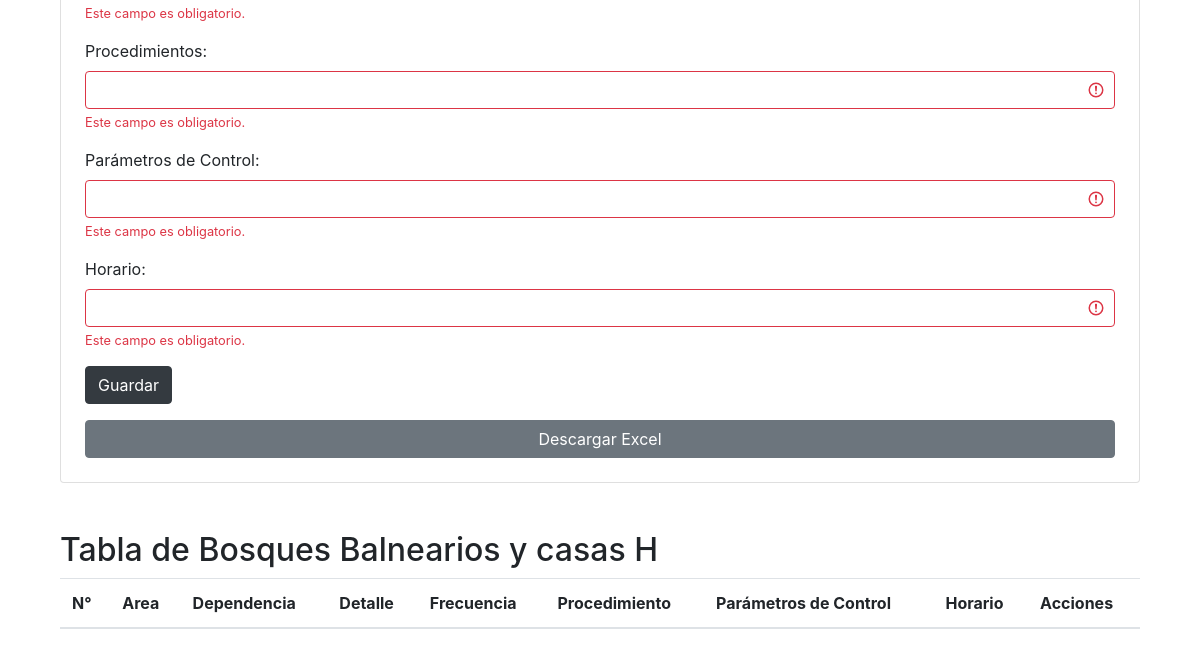
The app's page /balnearios/ (lower part), older data.
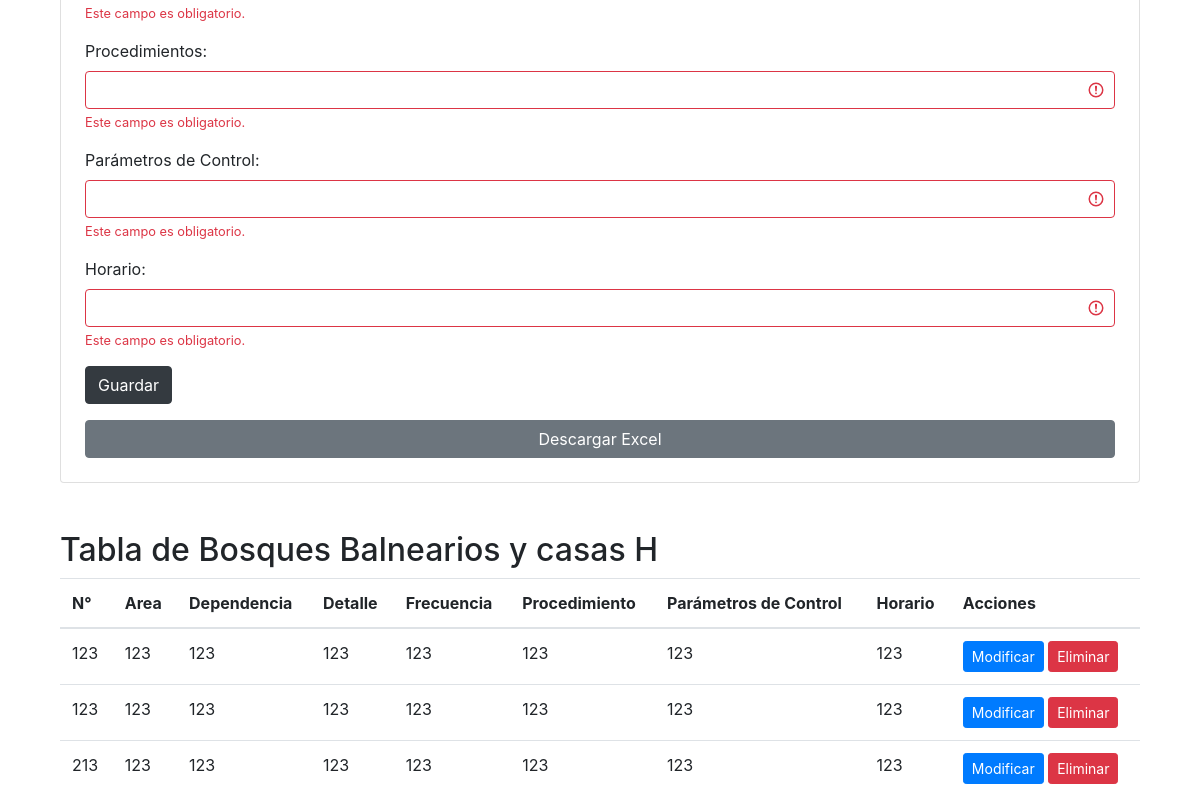
The same page, newer data.
### catalog/models.py (models this page shows, shortened)
class Balnearios(models.Model):
    numero = models.IntegerField()
    area = models.CharField(max_length=100, default='')
    dependencia = models.CharField(max_length=100)
    detalle = models.TextField()
    frecuencia = models.CharField(max_length=100)
    procedimientos = models.TextField()
    parametro_control = models.CharField(max_length=100)
    horario = models.CharField(max_length=100)
    class Meta:
        db_table = 'balnearios'

### catalog/views.py (the view)
# urls.py: path('balnearios/', views.balnearios, name='balnearios'),
def balnearios(request):
    if request.method == 'POST':
        form = BalneariosForm(request.POST, request.FILES)
        if form.is_valid():
            form.save()
            messages.success(request, 'Datos ingresados correctamente')
            return redirect('balnearios')
        else:
            messages.error(request, 'Error al ingresar los datos. Por favor, revise los datos ingresados.')
    else:
        form = BalneariosForm()
    balnearios = Balnearios.objects.all()
    return render(request, 'Instalaciones/Bosques/Balnearios-y-casas-H.html', {'form': form, 'balnearios': balnearios})

### catalog/forms.py
class BalneariosForm(forms.ModelForm):
    class Meta:
        model = Balnearios
        fields = '__all__'

### Templates/Instalaciones/Bosques/Balnearios-y-casas-H.html (shortened to what this page needs)
{% extends 'base.html' %}
{% block content %}
<div class="container">
    <div class="card p-4">
        <form method="post">
            <div class="form-group">
                <div class="invalid-feedback">Este campo es obligatorio.</div>
            </div>
            <div class="form-group">
                <label for="procedimientos">Procedimientos:</label>
                <input type="text" class="form-control is-invalid" id="procedimientos" name="procedimientos">
                <div class="invalid-feedback">Este campo es obligatorio.</div>
            </div>
            <div class="form-group">
                <label for="parametro_control">Parámetros de Control:</label>
                <input type="text" class="form-control is-invalid" id="parametro_control" name="parametro_control">
                <div class="invalid-feedback">Este campo es obligatorio.</div>
            </div>
            <div class="form-group">
                <label for="horario">Horario:</label>
                <input type="text" class="form-control is-invalid" id="horario" name="horario">
                <div class="invalid-feedback">Este campo es obligatorio.</div>
            </div>
            <button type="submit" class="btn btn-dark">Guardar</button>
        </form>
        <a href="{% url 'descargar_excel' %}" class="btn btn-secondary mt-3">Descargar Excel</a>
    </div>
</div>
<div class="container mt-5">
    <h2>Tabla de Bosques Balnearios y casas H</h2>
    <table class="table">
        <thead>
            <tr>
                <th scope="col">N°</th>
                <th scope="col">Area</th>
                <th scope="col">Dependencia</th>
                <th scope="col">Detalle</th>
                <th scope="col">Frecuencia</th>
                <th scope="col">Procedimiento</th>
                <th scope="col">Parámetros de Control</th>
                <th scope="col">Horario</th>
                <th scope="col">Acciones</th>
            </tr>
        </thead>
        <tbody>
            {% for dato in balnearios %}
            <tr>
                <td>{{ dato.numero }}</td>
                <td>{{ dato.area}}</td>
                <td>{{ dato.dependencia }}</td>
                <td>{{ dato.detalle }}</td>
                <td>{{ dato.frecuencia }}</td>
                <td>{{ dato.procedimientos }}</td>
                <td>{{ dato.parametro_control }}</td>
                <td>{{ dato.horario }}</td>
                <td>
                    <button class="btn btn-primary btn-sm" onclick="window.location.href=''">Modificar</button>
                    <form method="post" action="{% url 'eliminar_dato' dato.id %}" style="display: inline;">
                        <button type="submit" class="btn btn-danger btn-sm" onclick="return confirm('¿Estás seguro de que deseas eliminar este dato?')">Eliminar</button>
                    </form>
                </td>
            </tr>
            {% endfor %}
        </tbody>
    </table>
</div>
<link rel="stylesheet" href="https://maxcdn.bootstrapcdn.com/bootstrap/4.5.2/css/bootstrap.min.css">
{% endblock %}

Row changes from the older to the newer data that the page shows:
added Balnearios: numero "123", area "123", dependencia "123", detalle "123", frecuencia "123", procedimientos "123", parametro_control "123", horario "123"
added Balnearios: numero "123", area "123", dependencia "123", detalle "123", frecuencia "123", procedimientos "123", parametro_control "123", horario "123"
added Balnearios: numero "213", area "123", dependencia "123", detalle "123", frecuencia "123", procedimientos "123", parametro_control "123", horario "123"
